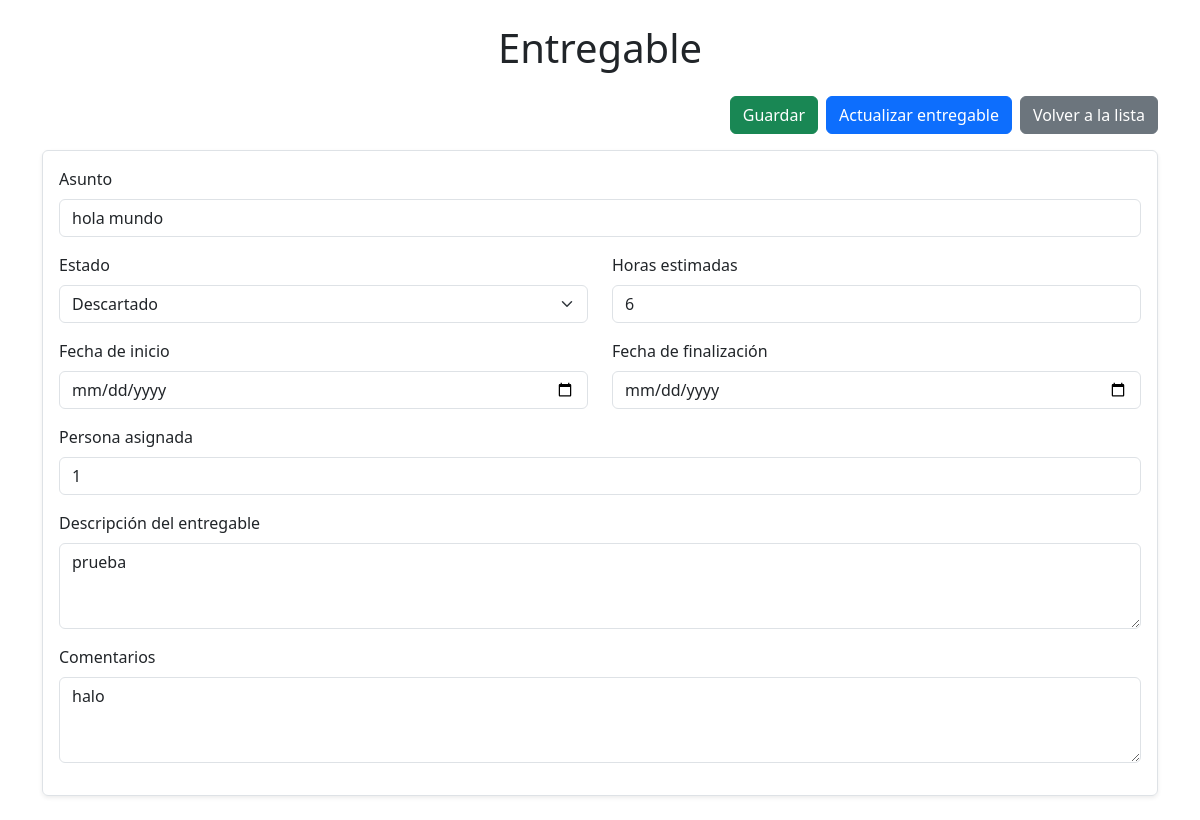
Before: /proyectos/entregable/1/ with the older database file.
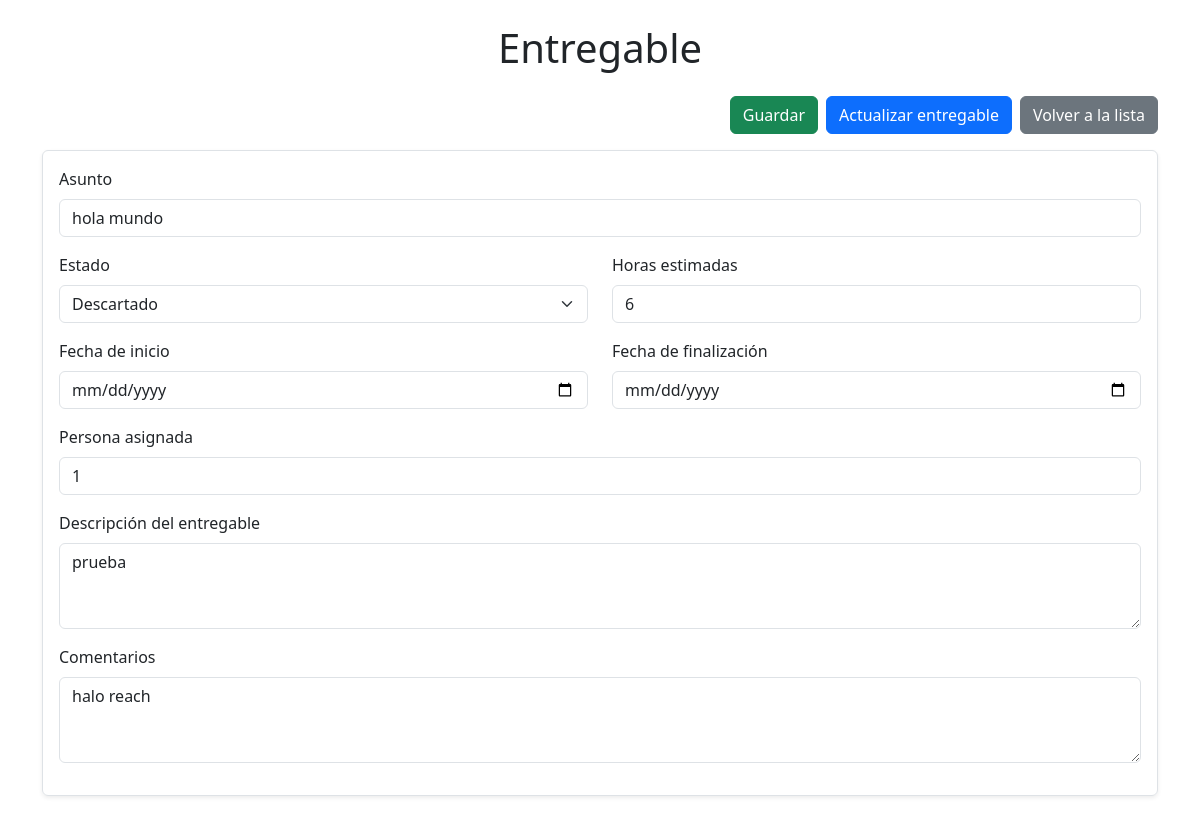
After: the same page with the newer database file.
### proyectos/models.py (models this page shows)
class Entregable(models.Model):
    asunto = models.CharField(max_length=255)
    estado = models.CharField(max_length=50, choices=[
        ('Descartado', 'Descartado'),
        ('Bloqueado', 'Bloqueado'),
        ('En análisis', 'En análisis'),
        ('Pendiente', 'Pendiente'),
        ('En proceso', 'En proceso'),
        ('En pruebas', 'En pruebas'),
        ('Concluido', 'Concluido'),
    ])
    proyecto = models.CharField(max_length=255)
    horas_estimadas = models.IntegerField()
    horas_abarcadas = models.IntegerField()
    fecha_inicio = models.DateField(null=True, blank=True)
    fecha_entrega = models.DateField(null=True, blank=True)  # Nuevo campo
    fecha_finalizacion = models.DateField(null=True, blank=True)
    descripcion = models.TextField()
    comentarios = models.TextField()
    persona_asignada = models.IntegerField()

### proyectos/views.py (the view)
# urls.py: path('entregable/<int:id>/', entregable_view, name='detalle_entregable'),
def entregable_view(request, id):
    try:
        entregable = Entregable.objects.get(id=id)
        print(f"Entregable encontrado: {entregable}")
    except Entregable.DoesNotExist:
        print(f"El entregable con ID {id} no existe.")
        return render(request, '404.html')  # O usa un template de error personalizado
    return render(request, 'proyectos/entregable.html', {'entregable': entregable})

### proyectos/templates/proyectos/entregable.html (shortened to what this page needs)
<!DOCTYPE html>
<html lang="en">
  <head>
    <link
      href="https://cdn.jsdelivr.net/npm/bootstrap@5.3.2/dist/css/bootstrap.min.css"
      rel="stylesheet"
    />
  </head>
  <body>
    <div class="container my-4">
      <h1 class="text-center mb-4">Entregable</h1>
      <div class="d-flex justify-content-end mb-3 gap-2">
        <button class="btn btn-success" onclick="guardarEntregable()">Guardar</button>
        <button class="btn btn-primary" onclick="actualizarEntregable()">Actualizar entregable</button>
        <button class="btn btn-secondary" onclick="volverLista()">Volver a la lista</button>
      </div>
      <div class="p-3 border rounded shadow-sm">
        <form>
          <div class="mb-3">
            <label for="asunto" class="form-label">Asunto</label>
            <input
              type="text"
              id="asunto"
              class="form-control"
              value="{{ entregable.asunto }}"
              required
            />
          </div>
          <div class="row mb-3">
            <div class="col-md-6">
              <label for="estado" class="form-label">Estado</label>
              <select id="estado" class="form-select" required>
                <option value="Descartado" {% if entregable.estado == "Descartado" %}selected{% endif %}>Descartado</option>
              </select>
            </div>
            <div class="col-md-6">
              <label for="horas_estimadas" class="form-label">Horas estimadas</label>
              <input
                type="number"
                id="horas_estimadas"
                class="form-control"
                value="{{ entregable.horas_estimadas }}"
                required
              />
            </div>
          </div>
          <div class="row mb-3">
            <div class="col-md-6">
              <label for="fecha_inicio" class="form-label">Fecha de inicio</label>
              <input
                type="date"
                id="fecha_inicio"
                class="form-control"
                value="{{ entregable.fecha_inicio }}"
                required
              />
            </div>
            <div class="col-md-6">
              <label for="fecha_finalizacion" class="form-label">Fecha de finalización</label>
              <input
                type="date"
                id="fecha_finalizacion"
                class="form-control"
                value="{{ entregable.fecha_finalizacion }}"
                required
              />
            </div>
          </div>
          <div class="mb-3">
            <label for="persona_asignada" class="form-label">Persona asignada</label>
            <input
              type="number"
              id="persona_asignada"
              class="form-control"
              value="{{ entregable.persona_asignada }}"
              required
            />
          </div>
          <div class="mb-3">
            <label for="descripcion" class="form-label">Descripción del entregable</label>
            <textarea
              id="descripcion"
              class="form-control"
              rows="3"
              required
            >{{ entregable.descripcion }}</textarea>
          </div>
          <div class="mb-3">
            <label for="comentarios" class="form-label">Comentarios</label>
            <textarea
              id="comentarios"
              class="form-control"
              rows="3"
              required
            >{{ entregable.comentarios }}</textarea>
          </div>
        </form>
      </div>
    </div>
  </body>
</html>

Changed rows visible on the page:
changed Entregable "hola mundo": comentarios "halo" → "halo reach"
